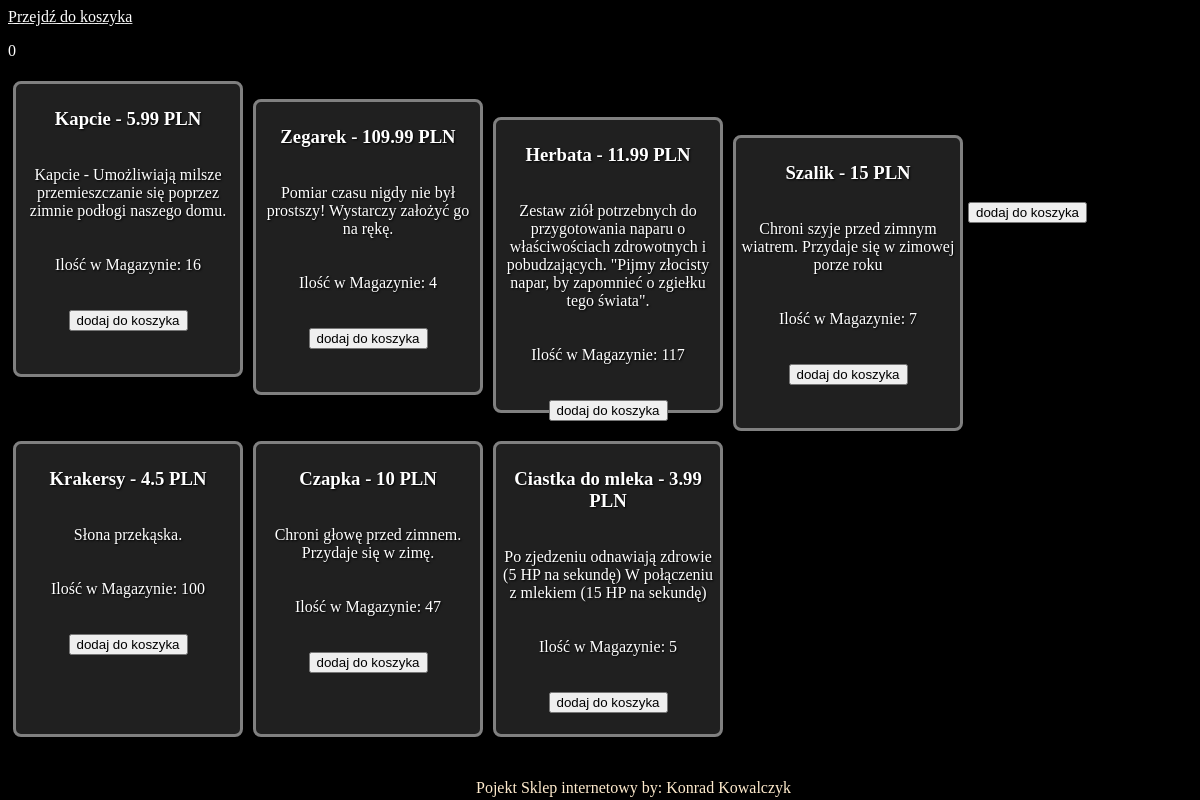
Page /sklep.php on the committed database.
### tables this page shows
CREATE TABLE `magazyn` (
  `id_produktu` int(11) NOT NULL,
  `ilosc_w_magazynie` int(11) NOT NULL
);

CREATE TABLE `produkt` (
  `id_produktu` int(11) NOT NULL,
  `nazwa_produktu` text NOT NULL,
  `cena_produktu` float NOT NULL,
  `id_kategoria` int(11) NOT NULL,
  `opis_produktu` text NOT NULL
);

### sklep.php (the view, shortened to what this page needs)
<?php
require "connect.php";
$polaczenie = new mysqli($host, $db_user, $db_password, $db_name);
?>
<!DOCTYPE html>
<html lang="pl-PL">
<head>
    <link rel="stylesheet" href="style.css" type="text/css" />
</head>
<body>
    <a href="koszyk.php">Przejdź do koszyka </a><p id="ilwkosz"><script>ile_w_koszyku();</script></p>
    <?php
    $produkty = $polaczenie->query("SELECT p.id_produktu, nazwa_produktu, cena_produktu, opis_produktu, ilosc_w_magazynie FROM produkt p INNER JOIN magazyn m ON m.id_produktu=p.id_produktu");
    if ($produkty->num_rows > 0) {
        while ($row = $produkty->fetch_assoc()) {
            if ($row["ilosc_w_magazynie"] > 0) {
                $id_do_sc = $row['id_produktu'];
                echo
                    '<div class="produkt">' . "<h3>" . $row["nazwa_produktu"] . " - " . $row["cena_produktu"] . " PLN" . "</h3>" . "<br/>"
                        . $row["opis_produktu"]
                        . "<br/><br/><br/>Ilość w Magazynie: " . $row["ilosc_w_magazynie"]
                        . "<br/><br/><br/>"
                        .'<input type="button" onclick="dod_d_k('.$id_do_sc.');" value="dodaj do koszyka"/>'
                        . "</div>" . "<br/>";
            }
        }
    } else {
        echo "Nie ma produktow";
    }
    ?>
    <form><input type="button" onclick="dod_d_k(3);" value="dodaj do koszyka"/></form>
    <footer>Pojekt Sklep internetowy by: Konrad Kowalczyk</footer>
</body>
</html>

### style.css (style rules this page uses)
.produkt { width: 214px; height: 280px; text-align: center; padding: 5px; margin: 5px; border: 3px solid gray; float: left; border-radius: 8px; background-color: rgb(32, 32, 32); }
footer { position: fixed; bottom: 3px; margin-left: 39%; color: blanchedalmond; }
body { background: black; color: white; text-shadow: 1px 1px 2px rgba(0, 0, 0, 1); }
a { color: white; }

### rows in the picture
magazyn: id_produktu.nazwa_produktu "Kapcie", id_produktu.cena_produktu "5.99", id_produktu.opis_produktu "Kapcie - Umożliwiają milsze przemieszczanie się poprzez zimnie podłogi naszego domu.", ilosc_w_magazynie "16"
magazyn: id_produktu.nazwa_produktu "Zegarek", id_produktu.cena_produktu "109.99", id_produktu.opis_produktu "Pomiar czasu nigdy nie był prostszy! Wystarczy założyć go na rękę.", ilosc_w_magazynie "4"
magazyn: id_produktu.nazwa_produktu "Herbata", id_produktu.cena_produktu "11.99", id_produktu.opis_produktu "Zestaw ziół potrzebnych do przygotowania naparu o właściwościach zdrowotnych i pobudzających. \"Pijmy złocisty napar, by zapomnieć o zgiełku tego świata\".", ilosc_w_magazynie "117"
magazyn: id_produktu.nazwa_produktu "Szalik", id_produktu.cena_produktu "15", id_produktu.opis_produktu "Chroni szyje przed zimnym wiatrem. Przydaje się w zimowej porze roku", ilosc_w_magazynie "7"
magazyn: id_produktu.nazwa_produktu "Krakersy", id_produktu.cena_produktu "4.5", id_produktu.opis_produktu "Słona przekąska.", ilosc_w_magazynie "100"
magazyn: id_produktu.nazwa_produktu "Czapka", id_produktu.cena_produktu "10", id_produktu.opis_produktu "Chroni głowę przed zimnem. Przydaje się w zimę.", ilosc_w_magazynie "47"
magazyn: id_produktu.nazwa_produktu "Ciastka do mleka", id_produktu.cena_produktu "3.99", id_produktu.opis_produktu "Po zjedzeniu odnawiają zdrowie (5 HP na sekundę) W połączeniu z mlekiem (15 HP na sekundę)", ilosc_w_magazynie "5"
